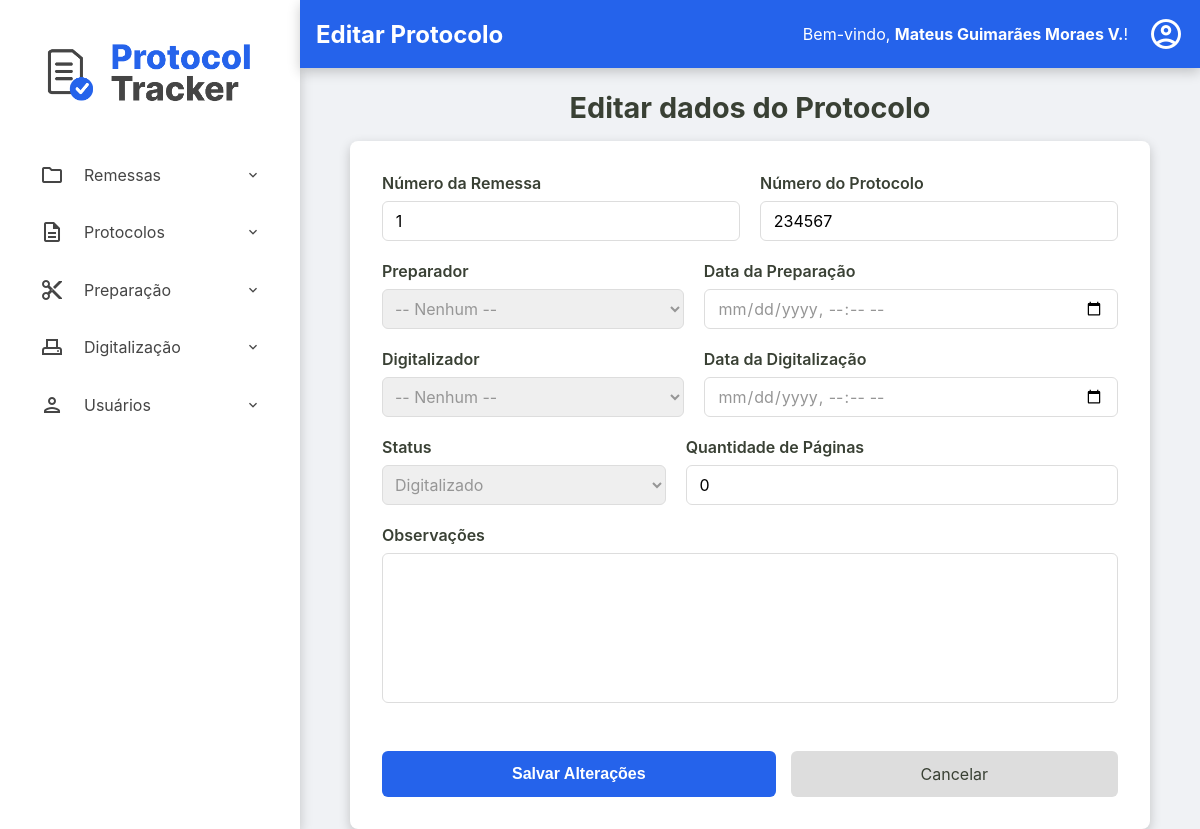
Page /admin/remessas/editar-protocolo?id=426b7112-acc4-40d0-892c-b4660ae2f2e8 (signed in) on the committed database.
### tables this page shows
CREATE TABLE usuarios (
    id INTEGER PRIMARY KEY AUTOINCREMENT,
    nome TEXT NOT NULL,
    email TEXT NOT NULL UNIQUE,
    cpf TEXT NOT NULL UNIQUE,
    hash_senha TEXT NOT NULL,
    permissao TEXT NOT NULL,
    data_criacao TEXT NOT NULL DEFAULT CURRENT_TIMESTAMP,
    status INTEGER NOT NULL DEFAULT 1
  );

CREATE TABLE remessas (
    numero_remessa INTEGER PRIMARY KEY, -- SQLite vai gerenciar o autoincremento aqui
    id TEXT NOT NULL UNIQUE, -- Seu ID de texto continua sendo obrigatório e único
    data_recebimento TEXT NOT NULL,
    data_entrega TEXT NULL,
    status TEXT NOT NULL DEFAULT 'RECEBIDO',
    quantidade_protocolos INTEGER NULL CHECK (quantidade_protocolos >= 0),
    id_administrador INTEGER NOT NULL,
    observacoes TEXT NULL,
    FOREIGN KEY (id_administrador) REFERENCES usuarios (id)
  );

CREATE TABLE protocolos (
    id TEXT PRIMARY KEY,
    id_remessa TEXT NOT NULL,
    numero_protocolo TEXT NOT NULL UNIQUE,
    data_preparacao TEXT NULL,
    id_preparador INTEGER NULL,
    data_digitalizacao TEXT NULL,
    id_digitalizador INTEGER NULL,
    status TEXT NOT NULL DEFAULT 'RECEBIDO',
    quantidade_paginas INTEGER NULL CHECK (quantidade_paginas >= 0),
    observacoes TEXT NULL,
    FOREIGN KEY (id_remessa) REFERENCES remessas (id),
    FOREIGN KEY (id_preparador) REFERENCES usuarios (id),
    FOREIGN KEY (id_digitalizador) REFERENCES usuarios (id)
  );

### src/Controller/Admin/RemessaController.php (called while the page is built, shortened)
<?php
class RemessaController
{
    private ?Usuario $usuario_logado = null;
    public function __construct(
        private RemessaRepository $remessaRepository,
        private RemessaService $remessaService,
        private ProtocoloRepository $protocoloRepository,
        private ProtocoloService $protocoloService,
        private UsuarioRepository $usuarioRepository,
        private DashboardService $dashboardService,
        private UsuarioService $usuarioService
    ) {
        $id_usuario = $_SESSION['usuario_logado_id'] ?? null;
        if ($id_usuario) {
            $this->usuario_logado = $this->usuarioRepository->findById($id_usuario);
        }
    }
    public function exibirEditarProtocolo()
    {
        try {
            $id_protocolo = $_GET['id'] ?? null;
            $protocolo = $this->protocoloRepository->findById($id_protocolo);
            $id_remessa = $protocolo->getIdRemessa();
            $remessa = $this->remessaRepository->findById($id_remessa);
            $titulo_da_pagina = "Editar Protocolo";
            $usuario_logado = $this->usuario_logado;
            require __DIR__ . '/../../../templates/admin/editar-protocolo.php';
        } catch (Exception $e) {
            $this->home($e->getMessage());
        }
    }
}

### src/Repository/UsuarioRepository.php (called while the page is built, shortened)
<?php
class UsuarioRepository implements UsuarioRepositoryInterface
{
    private PDO $connection;
    public function __construct(PDO $connection)
    {
        $this->connection = $connection;
    }
    public function findById(int $id): ?Usuario
    {
        $sqlQuery = "SELECT * FROM usuarios WHERE id = :id;";
        $stmt = $this->connection->prepare($sqlQuery);
        $stmt->bindValue(':id', $id);
        $stmt->execute();
        $dadosUsuario = $stmt->fetch();
        return Usuario::fromArray($dadosUsuario);
    }
}

### src/Model/Usuario.php (called while the page is built, shortened)
<?php
class Usuario {
    public function getNome(): string { return $this->nome; }
    public static function fromArray(array $array): self
    {
        try {
            $data_criacao = isset($array['data_criacao']) ? new DateTimeImmutable($array['data_criacao']) : null;
        } catch (Exception $e) {
            throw new Exception("Falha ao criar data");
        }
        return new self(
            (int) $array['id'],
            $array['nome'],
            $array['email'],
            $array['cpf'],
            $array['hash_senha'],
            $array['permissao'],
            $data_criacao,
            (bool) $array['status']
        );
    }
}

### src/Repository/ProtocoloRepository.php (called while the page is built, shortened)
<?php
class ProtocoloRepository implements ProtocoloRepositoryInterface
{
    private PDO $connection;
    public function __construct(PDO $connection)
    {
        $this->connection = $connection;
    }
    public function findById(string $id): ?Protocolo
    {
        $sqlQuery = "SELECT * FROM protocolos WHERE id = :id;";
        $stmt = $this->connection->prepare($sqlQuery);
        $stmt->bindValue(':id', $id);
        $stmt->execute();
        $dadosProtocolo = $stmt->fetch();
        return Protocolo::fromArray($dadosProtocolo);
    }
}

### src/Model/Protocolo.php (called while the page is built, shortened)
<?php
class Protocolo {
    public function getIdRemessa(): string { return $this->id_remessa; }
    public function getNumeroProtocolo(): string { return $this->numero_protocolo; }
    public function getDataPreparacao(): ?DateTimeImmutable { return $this->data_preparacao; }
    public function getDataDigitalizacao(): ?DateTimeImmutable { return $this->data_digitalizacao; }
    public function getStatus(): string { return $this->status; }
    public function getQuantidadePaginas(): ?int { return $this->quantidade_paginas; }
    public static function fromArray(array $array): self
    {
        try {
            $data_preparacao = isset($array['data_preparacao']) ? new DateTimeImmutable($array['data_preparacao']) :  null;
            $data_digitalizacao = isset($array['data_digitalizacao']) ? new DateTimeImmutable($array['data_digitalizacao']) :  null;
        } catch (Exception $e) {
            throw new Exception("Falha ao criar data");
        }
        return new self(
            $array['id'],
            $array['id_remessa'],
            $array['numero_protocolo'],
            $data_preparacao,
            isset($array['id_preparador']) ? (int) $array['id_preparador'] : null,
            $data_digitalizacao,
            isset($array['id_digitalizador']) ? (int) $array['id_digitalizador'] : null,
            $array['status'],
            isset($array['quantidade_paginas']) ? (int) $array['quantidade_paginas'] : null,
            $array['observacoes'] ?? null,
        );
    }
}

### src/Repository/RemessaRepository.php (called while the page is built, shortened)
<?php
class RemessaRepository implements RemessaRepositoryInterface
{
    private PDO $connection;
    public function __construct(PDO $connection)
    {
        $this->connection = $connection;
    }
    public function findById(string $id): ?Remessa
    {
        $sqlQuery = "SELECT * FROM remessas WHERE id = :id;";
        $stmt = $this->connection->prepare($sqlQuery);
        $stmt->bindValue(':id', $id);
        $stmt->execute();
        $dadosRemessa = $stmt->fetch();
        return Remessa::fromArray($dadosRemessa);
    }
}

### src/Model/Remessa.php (called while the page is built, shortened)
<?php
class Remessa {
    public function getNumeroRemessa(): int { return $this->numero_remessa; }
    public static function fromArray(array $array): self
    {
        try {
            $data_recebimento = new DateTimeImmutable($array['data_recebimento']);
            $data_entrega = isset($array['data_entrega']) ? new DateTimeImmutable($array['data_entrega']) : null;
        } catch (Exception $e) {
            throw new Exception("Falha ao criar data");
        }
        return new self(
            $array['id'],
            (int) $array['numero_remessa'] ?? null,
            $data_recebimento,
            $data_entrega,
            $array['status'],
            isset($array['quantidade_protocolos']) ? (int)$array['quantidade_protocolos'] : null,
            (int)$array['id_administrador'],
            $array['observacoes'] ?? null
        );
    }
}

### templates/admin/editar-protocolo.php (the view, shortened to what this page needs)
<?php require __DIR__ . '/../components/_header.php'; ?>
<h2>Editar dados do Protocolo</h2>
    <form action="/admin/remessas/editar-protocolo" method="post" class="protocolo-form">
        <?php
            $fusoHorarioLocal = new DateTimeZone('America/Campo_Grande');
        ?>
        <div class="form-row">
            <div class="form-group">
                <label for="numero_remessa">Número da Remessa</label>
                <input type="text" id="numero_remessa" name="numero_remessa" value="<?= htmlspecialchars($remessa->getNumeroRemessa()) ?>" readonly>
            </div>
            <div class="form-group">
                <label for="numero_protocolo">Número do Protocolo</label>
                <input type="text" id="numero_protocolo" name="numero_protocolo" required maxlength="6" pattern="\d{6}" value="<?= htmlspecialchars($protocolo->getNumeroProtocolo()) ?>">
            </div>
        </div>
        <div class="form-row">
            <div class="form-group">
                <label for="id_preparador">Preparador</label>
                <select id="id_preparador" name="id_preparador">
                    <option value="">-- Nenhum --</option>
                </select>
            </div>
            <div class="form-group">
                <label for="data_preparacao">Data da Preparação</label>
                <input type="datetime-local" id="data_preparacao" name="data_preparacao" value="<?= $protocolo->getDataPreparacao() ? $protocolo->getDataPreparacao()->setTimezone($fusoHorarioLocal)->format('Y-m-d\TH:i') : '' ?>">
            </div>
        </div>
        <div class="form-row">
            <div class="form-group">
                <label for="id_digitalizador">Digitalizador</label>
                <select id="id_digitalizador" name="id_digitalizador">
                    <option value="">-- Nenhum --</option>
                </select>
            </div>
            <div class="form-group">
                <label for="data_digitalizacao">Data da Digitalização</label>
                <input type="datetime-local" id="data_digitalizacao" name="data_digitalizacao" value="<?= $protocolo->getDataDigitalizacao() ? $protocolo->getDataDigitalizacao()->setTimezone($fusoHorarioLocal)->format('Y-m-d\TH:i') : '' ?>">
            </div>
        </div>
        <div class="form-row">
            <div class="form-group">
                <label for="status">Status</label>
                <select id="status" name="status" required>
                    <option value="DIGITALIZADO" <?= ($protocolo->getStatus() === 'DIGITALIZADO') ? 'selected' : '' ?>>Digitalizado</option>
                </select>
            </div>
            <div class="form-group">
                <label for="quantidade_paginas">Quantidade de Páginas</label>
                <input type="number" id="quantidade_paginas" name="quantidade_paginas" min="0" value="<?= htmlspecialchars($protocolo->getQuantidadePaginas() ?? '') ?>">
            </div>
        </div>
        <div class="form-group">
            <label for="observacoes">Observações</label>
            <textarea id="observacoes" name="observacoes" rows="3"><?= htmlspecialchars($protocolo->getObservacoes() ?? '') ?></textarea>
        </div>
        <div class="form-actions-edit">
            <button type="submit" class="btn-salvar">Salvar Alterações</button>
            <a href="/admin/remessas/protocolos?id=<?= htmlspecialchars($protocolo->getIdRemessa()) ?>" class="btn-cancelar">Cancelar</a>
        </div>
    </form>
<?php require __DIR__ . '/../components/_footer.php'; ?>

### templates/components/_content-header.php (shortened to what this page needs)
<div class="content-header">
    <div class="header-title">
        <h2><?= isset($titulo_da_pagina) ? htmlspecialchars($titulo_da_pagina) : 'Página sem Título' ?></h2>
    </div>
    <div class="logout">
        <?php if (isset($usuario_logado) && $usuario_logado): ?>
            <div class="welcome-message">
                <span>Bem-vindo, <strong><?= htmlspecialchars($usuario_logado->getNome()) ?></strong>!</span>
            </div>
            <div class="dropdown">
                <a href="#" id="user-menu-toggle" class="action-icon" title="Opções do Usuário">
                    <span class="material-icons-outlined">account_circle</span>
                </a>
            </div>
        <?php endif; ?>
    </div>
</div>

### public/assets/css/style.css (style rules this page uses)
:root { --cor-fundo-sidebar: #ffffff; --cor-fundo-sidebar-hover: #f2f6ff; --cor-fontes-sidebar: #454545; --cor-fundo-header: #2563eb; --cor-fontes-header: #ffffff; --cor-bordas: #ddd; --cor-fundo-body: #f0f2f5; --cor-fontes-body: #394034; --cor-fundo-sidebar-active: #dbe6ff; --cor-fontes-sidebar-active: #2563eb; --cor-bordas-focus: #80bdff; --cor-fontes-main-button: #ffffff; --cor-main-button: #2563eb; --cor-fontes-cards: #696969; --cor-icones-header: #969696; --cor-icones-header-hover: #007bff; --cor-primaria-erro: #ff2c2c; }
* { margin: 0; padding: 0; box-sizing: border-box; }
body { font-family: -apple-system, BlinkMacSystemFont, 'Segoe UI', Roboto, 'Helvetica Neue', Arial, sans-serif; background-color: var(--cor-fundo-body); color: var(--cor-fontes-body); display: flex; flex-direction: column; min-height: 100vh; }
a { text-decoration: none; }
.content-header { width: 100%; margin: 0 auto 1.4rem auto; display: flex; justify-content: space-between; align-items: center; background-color: var(--cor-fundo-header); color: var(--cor-fontes-header); box-shadow: 0 4px 12px rgba(0,0,0,0.2); padding: 1rem; }
.content-header span { color: var(--cor-fontes-header); }
.action-icon { color: var(--cor-icones-header); transition: color 0.2s; display: flex; align-items: center; }
.action-icon .material-icons-outlined { font-size: 36px; }
.conteudo-principal h2, .conteudo-principal p { text-align: center; max-width: 800px; width: 100%; }
.conteudo-principal h2 { font-size: 1.8rem; color: var(--cor-fontes-body); margin-bottom: 1.0rem; align-self: center; }
.protocolo-form { max-width: 800px; width: 100%; background-color: var(--cor-fundo-sidebar); padding: 2rem; border-radius: 8px; box-shadow: 0 4px 12px rgba(0,0,0,0.2); margin: 0 auto; display: flex; flex-direction: column; gap: 20px; }
.form-row { display: flex; gap: 20px; }
.form-group { flex-grow: 1; }
.form-group label { width: 100%; display: block; font-weight: 600; margin-bottom: 0.5rem; }
.form-group input[type="text"], .form-group input[type="number"], .form-group input[type="email"], .form-group input[type="password"], .form-group textarea { width: 100%; height: 40px; padding: 0.8rem; border: 1px solid var(--cor-bordas); border-radius: 6px; font-size: 1rem; font-family: inherit; transition: border-color 0.2s, box-shadow 0.2s; }
.form-group input[type="date"], .form-group input[type="datetime-local"], .form-group input[type="month"], .form-group select { width: 100%; height: 40px; padding: 0.8rem; color: var(--cor-icones-header); border: 1px solid var(--cor-bordas); border-radius: 6px; font-size: 1rem; font-family: inherit; transition: border-color 0.2s, box-shadow 0.2s; }
.form-group select { padding: 0.5rem; }
.form-group textarea { min-height: 150px; }
textarea { resize: none; }
.material-icons-outlined { vertical-align: middle; }
.form-actions-edit { display: flex; gap: 15px; margin-top: 1.5rem; }
.btn-salvar, .btn-cancelar { display: inline-flex; justify-content: center; align-items: center; flex-grow: 1; padding: 0.8rem 1.5rem; font-size: 1rem; border: none; border-radius: 6px; cursor: pointer; transition: background-color 0.2s; text-decoration: none; }
.btn-salvar { background-color: var(--cor-main-button); color: var(--cor-fontes-main-button); font-weight: bold; }
.btn-cancelar { background-color: var(--cor-bordas); color: var(--cor-fontes-body); }
.dropdown { position: relative; display: inline-block; }
.logout { display: flex; align-items: center; justify-content: center; gap: 20px; }

### rows in the picture
usuarios: nome "Mateus Guimarães Moraes V."
remessas: numero_remessa "1"
protocolos: numero_protocolo "234567", status "Digitalizado", quantidade_paginas "0"

### other values in the picture
$titulo_da_pagina "Editar Protocolo"
